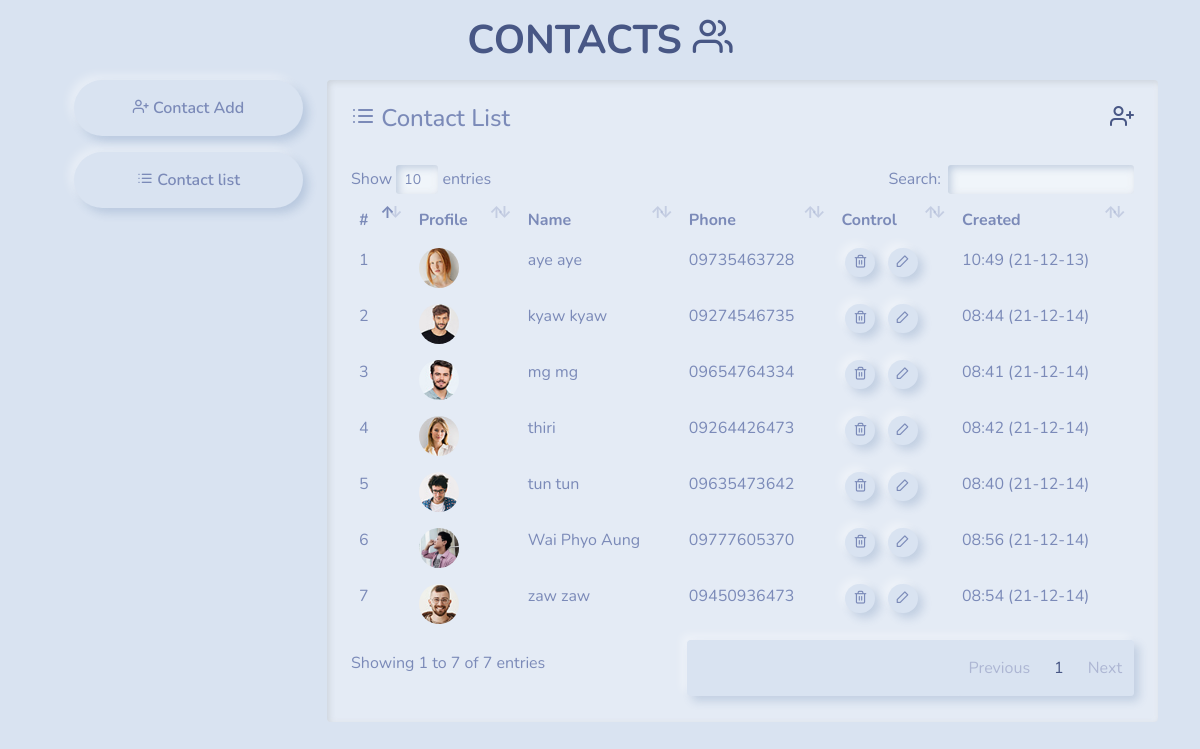
The page / on the database its author committed.
### tables this page shows
CREATE TABLE `contacts` (
  `id` int(11) NOT NULL,
  `photo` text NOT NULL DEFAULT 'default.png',
  `name` varchar(50) NOT NULL,
  `phone` varchar(50) NOT NULL,
  `created_at` timestamp NOT NULL DEFAULT current_timestamp()
);

### core/base.php (called while the page is built)
<?php
function con(){
    return mysqli_connect("localhost","root","","blog");
};
$url = "http://{$_SERVER['HTTP_HOST']}/basic_crud/contact_project";

### core/functions.php (called while the page is built, shortened)
<?php
function fetchAll($sql){
    $query = mysqli_query(con(),$sql);
    $rows = [];
    while ($row = mysqli_fetch_assoc($query)){
        array_push($rows,$row);
    }
    return $rows;
}
function showTime($timestamp,$format = "h:i (y-m-d)"){
    return date($format,strtotime($timestamp));
}
function contacts(){
    $sql = "SELECT * FROM contacts ORDER BY name ASC";
    return fetchAll($sql);
}

### index.php (the view, shortened to what this page needs)
<?php include "template/header.php"; ?>
<?php global $url; ?>
<div class="col-9">
    <div class="card">
        <div class="card-body">
            <h4 class="d-flex justify-content-between mb-0 align-items-center">
                <div class="">
                    <i class="feather-list"></i> Contact List
                </div>
                <a href="<?php echo $url; ?>/contact_add.php" class="text-decoration-none mb-0">
                    <i class="feather-user-plus"></i>
                </a>
            </h4>
            <table class="table table-hover rounded">
                <thead>
                <tr>
                    <th>#</th>
                    <th>Profile</th>
                    <th>Name</th>
                    <th>Phone</th>
                    <th>Control</th>
                    <th>Created</th>
                </tr>
                </thead>
                <tbody>
                <?php
                $i = 1;
                foreach (contacts() as $c){ ?>
                    <tr>
                        <td><?php echo $i++; ?></td>
                        <td>
                            <img src="<?php echo $url; ?>/<?php echo $c['photo']; ?>"
                                 class="border rounded-circle" style="width: 40px;"
                                 alt=""
                            >
                        </td>
                        <td><?php echo $c['name']; ?></td>
                        <td><?php echo $c['phone']; ?></td>
                        <td>
                            <a href="<?php echo $url; ?>/contact_delete.php?id=<?php echo $c['id']; ?>"
                               onclick="return confirm('Are you sure to delete?')"
                               class="text-decoration-none mx-1 btn btn-sm">
                                <i class="feather-trash-2"></i>
                            </a>
                            <a href="<?php echo $url; ?>/contact_edit.php?id=<?php echo $c['id']; ?>" class="text-decoration-none mx-1 btn btn-sm">
                                <i class="feather-edit-2"></i>
                            </a>
                        </td>
                        <td class="nowrap"><?php echo showTime($c['created_at']); ?></td>
                    </tr>
                <?php }; ?>
                </tbody>
            </table>
        </div>
    </div>
</div>
<?php include "template/footer.php"; ?>

### template/header.php (shortened to what this page needs)
<?php require_once "core/base.php" ?>
<?php require_once  "core/functions.php" ?>
<?php global $url; ?>
<!doctype html>
<html lang="en">
<head>
    <link rel="stylesheet" href="<?php echo $url; ?>/assets/css/bootstrap.min.css">
    <link rel="stylesheet" href="<?php echo $url; ?>/assets/vendor/feather-icons-web/feather.css">
    <link rel="stylesheet" href="<?php echo $url; ?>/assets/vendor/data_table/dataTables.bootstrap4.min.css">
</head>
<body>
<div class="container">
    <div class="row my-3">
        <div class="col-12">
            <h1 class="fw-bolder text-center mb-3 ">
                CONTACTS <i class="feather-users"></i>
            </h1>
        </div>
        <?php include "sidebar.php"; ?>

### template/sidebar.php
<?php global $url; ?>
<div class="sidebar col-3">
    <div class="nav-menu">
        <ul>
            <li class="menu-item list-unstyled mb-3">
                <a href="<?php echo $url; ?>/contact_add.php" class="menu-item-link text-decoration-none btn w-100">
                    <span class="">
                        <i class="feather-user-plus"></i>
                        Contact Add
                    </span>
                </a>
            </li>
            <li class="menu-item list-unstyled mb-3">
                <a href="<?php echo $url; ?>/index.php" class="menu-item-link text-decoration-none btn w-100">
                    <span class="">
                        <i class="feather-list"></i>
                        Contact list
                    </span>
                </a>
            </li>
        </ul>
    </div>
</div>

### template/footer.php (shortened to what this page needs)
</div>
</div>
</body>
</html>

### rows shown on the page
contacts: photo (picture), name "aye aye", phone "09735463728", created_at "10:49 (21-12-13)"
contacts: photo (picture), name "kyaw kyaw", phone "09274546735", created_at "08:44 (21-12-14)"
contacts: photo (picture), name "mg mg", phone "09654764334", created_at "08:41 (21-12-14)"
contacts: photo (picture), name "thiri", phone "09264426473", created_at "08:42 (21-12-14)"
contacts: photo (picture), name "tun tun", phone "09635473642", created_at "08:40 (21-12-14)"
contacts: photo (picture), name "Wai Phyo Aung", phone "09777605370", created_at "08:56 (21-12-14)"
contacts: photo (picture), name "zaw zaw", phone "09450936473", created_at "08:54 (21-12-14)"
